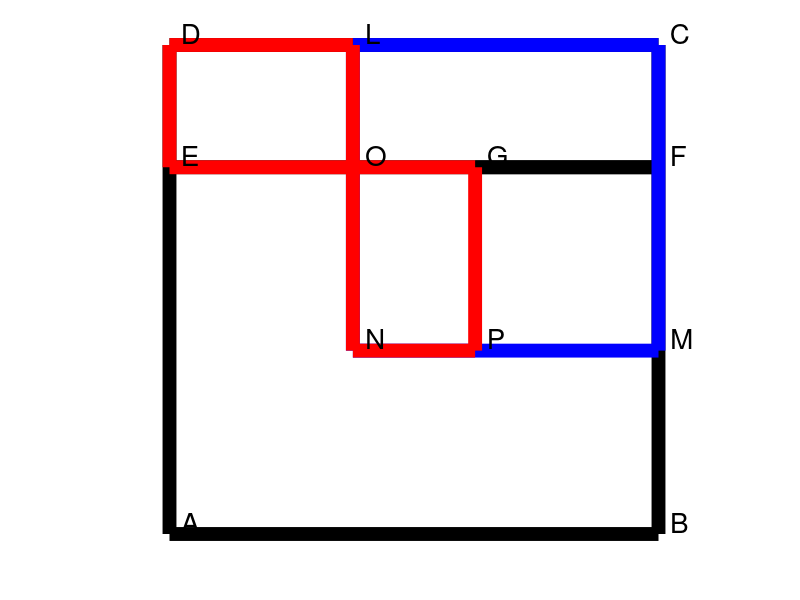

The MATLAB script that drew this image:
Spessore = 10;
dx = 0.1;
dy = 0.1;

Censi = 1;
Radici = 3;
Numero = 4;

x = sqrt(Numero + Radici.^2/4) + Radici/2;
AB = x;
AE = Radici;
AM = AE/2;
ME = AE - AM;
MN = AB - AM;
AN = AB - MN;
AG = AB - ME;


Immagine = figure("visible","off");
axis("equal");
axis off;
hold on;

plot([0 AB],[0 0],"-k","linewidth",Spessore);
plot([0 AB],[AB AB],"-k","linewidth",Spessore);
plot([0 0],[0 AB],"-k","linewidth",Spessore);
plot([AB AB],[0 AB],"-k","linewidth",Spessore);

plot([0 AB],[AE AE],"-k","linewidth",Spessore);

plot([AG AB],[AE AE],"-k","linewidth",Spessore);

plot([AN, AB],[AM AM],"-b","linewidth",Spessore);
plot([AN, AB],[AB AB],"-b","linewidth",Spessore);
plot([AN, AN],[AM AB],"-b","linewidth",Spessore);
plot([AB AB],[AM AB],"-b","linewidth",Spessore);

plot([0 AN],[AB AB],"-r","linewidth",Spessore);
plot([0 AG],[AE AE],"-r","linewidth",Spessore);
plot([AN AG],[AM AM],"-r","linewidth",Spessore);
plot([0 0],[AE AB],"-r","linewidth",Spessore);
plot([AN AN],[AM AB],"-r","linewidth",Spessore);
plot([AG AG],[AM AE],"-r","linewidth",Spessore);

text([0 0 AB AB] + dx, [0 AB 0 AB] + dy, {"A" "D" "B" "C"}, "fontsize", 20);
text([0 AB] + dx, [AE AE] + dy, {"E" "F"}, "fontsize", 20);
text([AN AN AB] + dx, [AB AM AM] + dy, {"L" "N" "M"}, "fontsize", 20);
text([AN AG AG] + dx, [AE AE AM] + dy, {"O" "G" "P"}, "fontsize", 20);

print(Immagine, "Immagine_Fibonacci_SecondoGrado3.png");
